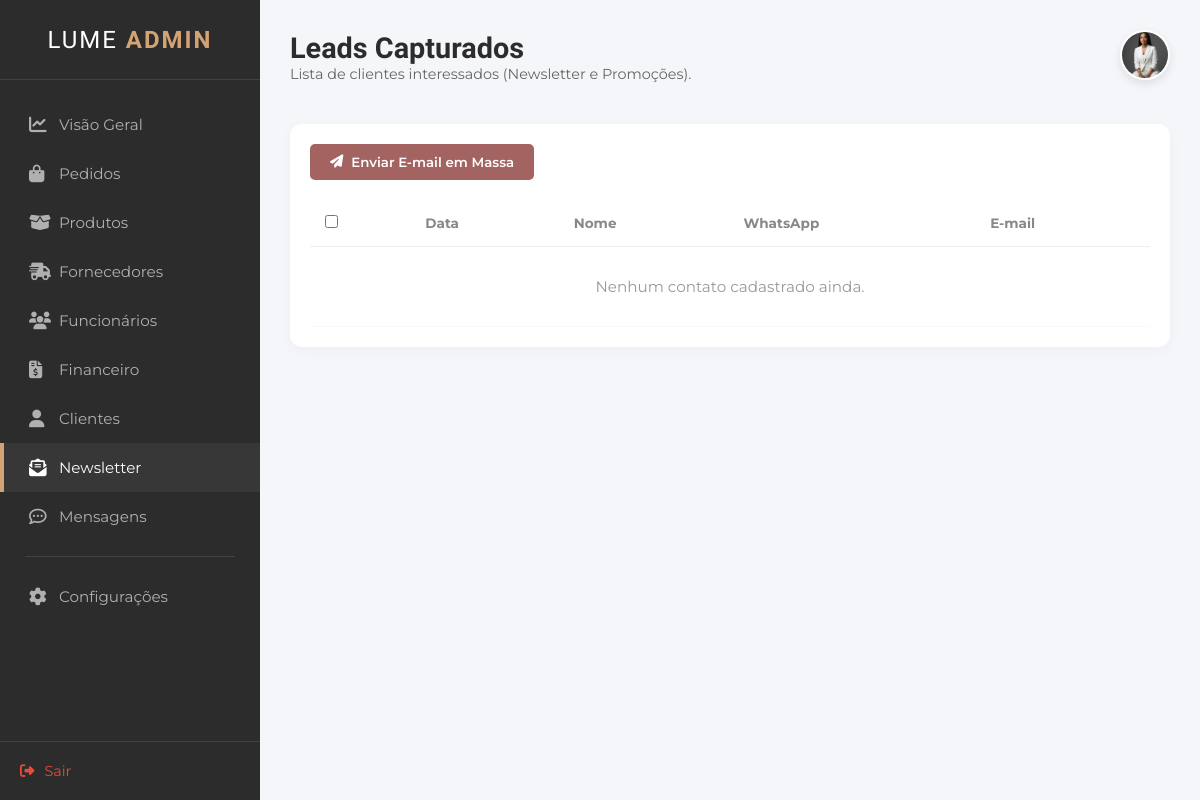
The app's page /newsletter, older data.
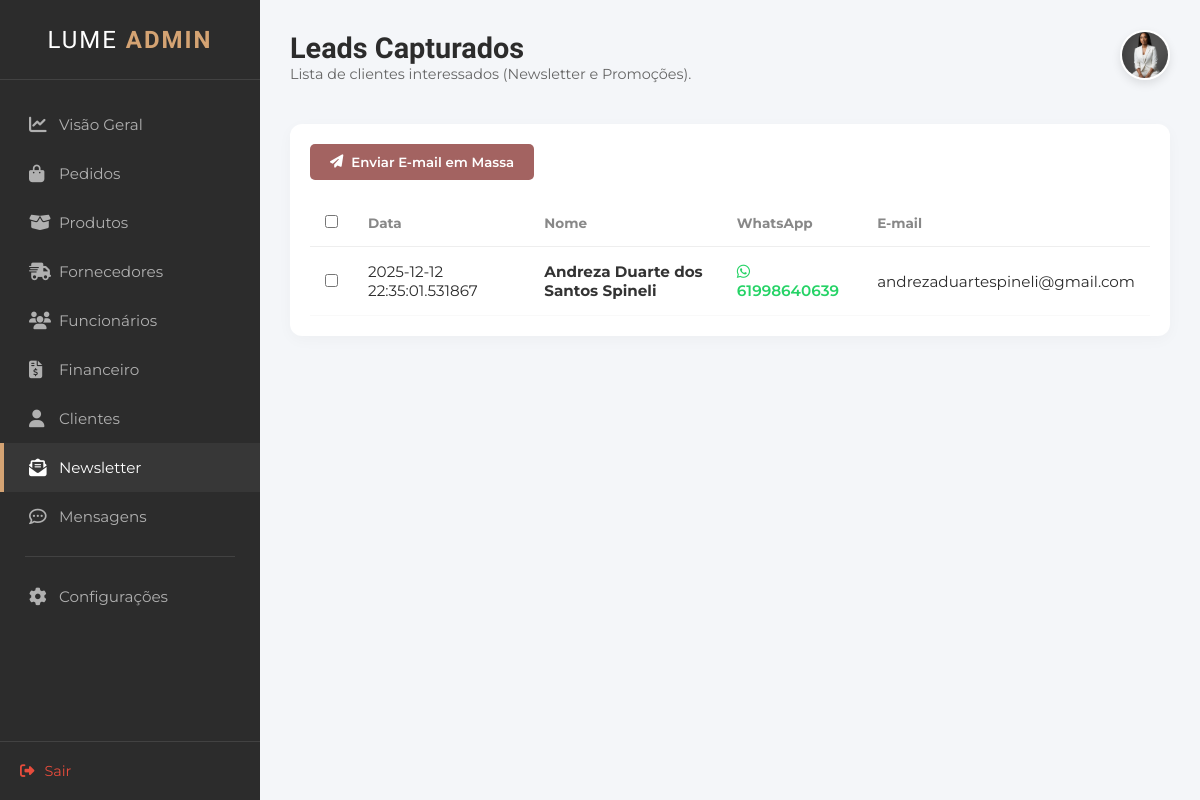
The same page, newer data.
### tables this page shows
CREATE TABLE "tb_newsletter" (
    "id" INTEGER PRIMARY KEY AUTOINCREMENT,
    "nome" VARCHAR(100),
    "whatsapp" VARCHAR(20),
    "email" VARCHAR(100),
    "data_cad" DATETIME DEFAULT CURRENT_TIMESTAMP
    );

### appinterno.py (the view)
@app.route("/newsletter.html")
@app.route("/newsletter")
def newsletter():
    con = get_db()
    cur = con.cursor()
    try:
        cur.execute("SELECT * FROM tb_newsletter ORDER BY data_cad DESC")
        leads = cur.fetchall()
    except: leads = []
    con.close()
    return render_template("interno/newsletter.html", leads=leads)

### appinterno.py (called while the page is built)
def get_db():
    conn = sqlite3.connect("db_lume.db")
    conn.row_factory = sqlite3.Row
    return conn

### templates/interno/newsletter.html (shortened to what the changed rows need)
<!DOCTYPE html>
<html lang="pt-br">
<head>
    <link rel="stylesheet" href="https://cdnjs.cloudflare.com/ajax/libs/font-awesome/6.4.0/css/all.min.css">
    <link rel="stylesheet" href="/static/styleinterno.css">
</head>
<body>
    <div class="admin-container">
        <aside class="sidebar">
            <div class="sidebar-header">
                <h2 class="brand-text">LUME <span>ADMIN</span></h2>
            </div>
        </aside>
        <main class="main-content">
            <header class="top-bar">
                <div class="welcome-text">
                    <h1>Leads Capturados</h1>
                </div>
</header>
            <section class="table-container" style="background: white; padding: 20px; border-radius: 12px; box-shadow: 0 4px 15px rgba(0,0,0,0.03);">
                <form id="form-mass-email" action="/admin/newsletter/enviar" method="POST">
                    <table style="width: 100%; border-collapse: collapse;">
                        <thead>
                            <tr style="border-bottom: 1px solid #eee; text-align: left;">
                                <th style="padding: 15px;"><input type="checkbox" id="selectAll" onclick="toggleAll(this)"></th>
                                <th style="padding: 15px; color: #888;">Data</th>
                                <th style="padding: 15px; color: #888;">Nome</th>
                                <th style="padding: 15px; color: #888;">WhatsApp</th>
                                <th style="padding: 15px; color: #888;">E-mail</th>
                            </tr>
                        </thead>
                        <tbody>
                            {% for lead in leads %}
                            <tr style="border-bottom: 1px solid #f9f9f9;">
                                <td style="padding: 15px;">
                                    <input type="checkbox" name="emails_selecionados" value="{{ lead['email'] }}" class="email-checkbox">
                                </td>
                                <td style="padding: 15px;">{{ lead['data_cad'] }}</td>
                                <td style="padding: 15px; font-weight: bold; color: #333;">{{ lead['nome'] }}</td>
                                <td style="padding: 15px;">
                                    <a href="https://wa.me/55{{ lead['whatsapp'] | replace('(', '') | replace(')', '') | replace('-', '') | replace(' ', '') }}" target="_blank" style="color: #25D366; text-decoration: none; font-weight: 600;">
                                        <i class="fa-brands fa-whatsapp"></i> {{ lead['whatsapp'] }}
                                    </a>
                                </td>
                                <td style="padding: 15px;">{{ lead['email'] }}</td>
                            </tr>
                            {% else %}
                            <tr>
                                <td colspan="5" style="text-align: center; padding: 30px; color: #999;">
                                    Nenhum contato cadastrado ainda.
                                </td>
                            </tr>
                            {% endfor %}
                        </tbody>
                    </table>
                </form>
            </section>
        </main>
    </div>
</body>
</html>

Row changes from the older to the newer data that the page shows:
added tb_newsletter: data_cad "2025-12-12 22:35:01.531867", nome "Andreza Duarte dos Santos Spineli", whatsapp "61998640639", email "andrezaduartespineli@gmail.com"
Text that changed along with them:
text no longer shown: "Nenhum contato cadastrado ainda."
